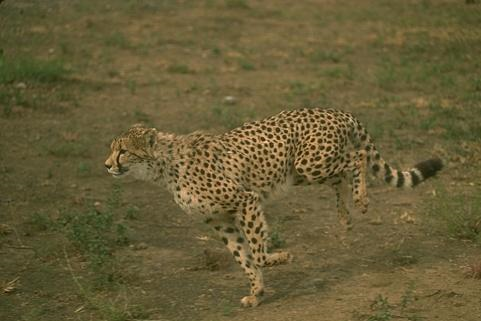
#> input picture cheetah.png, 481 x 321 px
$ jupyter execute hw2_assignment_coby_white.ipynb   (shell and % lines are left out)
#> lines starting #> are read from the running program, lines starting #| are printed output that depends on the picture; long printed decimals are rounded
# Histogram Equalization

Implement histogram equalization and apply to Cheetah.png. Update show_imghist() to take two images and produce a 2x2 grid of those images and their histograms. The first image should be the original image. The second image should be the histogram equalized image. Update the metadata to include YOUR NAME. Submit a clean ipynb file that can run and produce the requested output.

ECE472: Use skimage.exposure.equalize_hist() to perform the enhancement.

ECE572: Implement equalize_hist(image, nbins=256). Use skimage.exposure.histogram() to produce a histogram for the image along with associated bin centers. Use numpy.cumsum() to calculate the cumulative distribution for the histogram. Remember to rescale so CDF[-1] = 1. Use numpy.interp() to interpolate image intensity values given image.flat, the bin centers and the cumulative distribution function. Reshape the result to the shape of the input image.

BONUS: For bragging rights, implement equalize_hist(image, nbins=256, use_sqrt=False) where the use_sqrt argument controls whether to use histogram values $H_i$ or $\sqrt{H_i}$ when forming the cumulative distribution. Show the result of use_sqrt=False and use_sqrt=True.

[cell 1]
import matplotlib.pyplot as plt
import skimage
import numpy as np

from skimage import io
from skimage import exposure
from skimage.util import img_as_float32 as img_as_float


# Load packages need

[cell 2]
def print_imginfo(I):
    print(type(I))
    print(I.shape, I.dtype)
    print("Data Range: ", np.min(I), "to", np.max(I))
    # Print image type, image shape and dtype, image min and max values

[cell 3]
def show_imghist(I1, I2, I3):
    fig, ax = plt.subplots(3,2, figsize =(10,5))

    fig.subplots_adjust(hspace=0.75, wspace=0.0)

    ax[0,0].imshow(I1, cmap='gray', vmin=0.0, vmax=1.0)
    ax[0,0].set_axis_off()
    ax[0,0].set_title("Original Image")


    ax[0,1].hist(I1.ravel(), lw=0, bins=256)
    ax[0,1].set_xlim(0.0,1.0)
    ax[0,1].set_yticks([])
    ax[0,1].set_title("Original Image - Histogram")

    ax[1, 0].imshow(I2, cmap='gray', vmin=0.0, vmax=1.0)
    ax[1,0].set_axis_off()
    ax[1,0].set_title("Histogram Equalized Image")

    ax[1,1].hist(I2.ravel(), lw=0, bins=256)
    ax[1,1].set_xlim(0.0,1.0)
    ax[1,1].set_yticks([])
    ax[1,1].set_title("Histogram Equalized Image - Histogram")

    ax[2,0].imshow(I3, cmap='gray', vmin=0.0, vmax=1.0)
    ax[2,0].set_axis_off()
    ax[2,0].set_title("Square Rooted Image")

    ax[2,1].hist(I3.ravel(), lw=0, bins=256)
    ax[2,1].set_xlim(0.0,1.0)
    ax[2,1].set_yticks([])
    ax[2,1].set_title("Square Rooted Image - Histogram")


    # All students

[cell 4]
def equalize_hist(I1,nbins=256,use_sqrt=False):
    print("this runs")
    I2 = I1
    # TODO: don't use scikit-image exposure to do this, implement yourself according to instructions
    hist, bin_centers = exposure.histogram(I2, nbins=nbins)
    x = np.cumsum(hist)
    y = x/x[-1]
    z = np.interp(I2.flat, bin_centers, y)
    z = np.reshape(z,I1.shape)
    I2 = z
    if use_sqrt is True:
        I2 = np.sqrt(I2)

    # [4 lines of commented-out code are left out]
    return I2.astype(I1.dtype, copy=False)

[cell 5]
# Read input image, convert to float32
I1 = io.imread("./cheetah.png", as_gray = True)
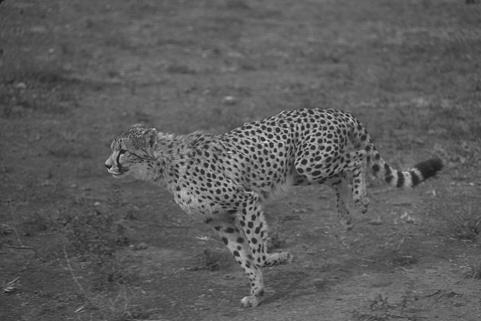
#> I1: shape (321, 481) float64; min 0.0531, max 0.867, mean 0.362
I1 = img_as_float(I1)

# Perform histogram equalization
I2 = equalize_hist(I1, nbins=256)
#> in equalize_hist, `hist, bin_centers = exposure.histogram(I2, nbins=nbins)`: hist = 256 values, max 3397 at index 103, min 0 at index 1, mean 603.1; bin_centers = 256 values from 0.0546 to 0.865
#> in equalize_hist, `x = np.cumsum(hist)`: x = 256 values from 1 to 154401
#> in equalize_hist, `y = x/x[-1]`: y = 256 values from 6.48e-06 to 1
#> in equalize_hist, `z = np.reshape(z,I1.shape)`:
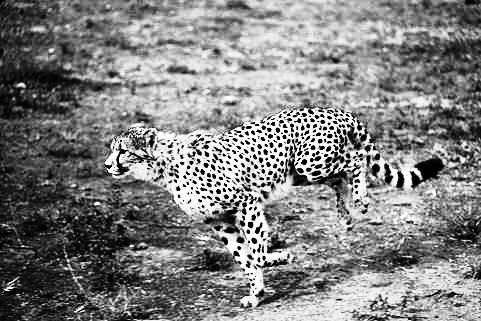
#> z: shape (321, 481) float64; min 6.48e-06, max 1, mean 0.507
I3 = equalize_hist(I1, nbins=256, use_sqrt = True)
#> call 2 of equalize_hist, with nbins = 256, use_sqrt = True
#> in equalize_hist (call 2), `I2 = np.sqrt(I2)`:
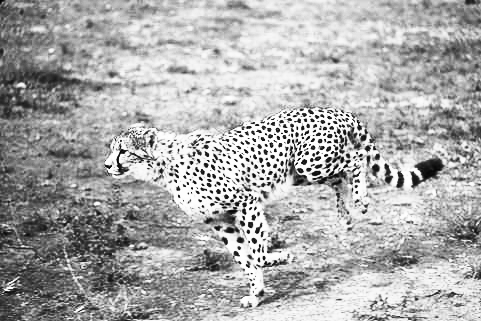
#> I2: shape (321, 481) float64; min 0.00254, max 1, mean 0.672


# Print image info for inputnbins image
print_imginfo(I1)
#| <class 'numpy.ndarray'>
#| (321, 481) float32
#| Data Range:  0.05305 to 0.8669

# Print image info for output image
print_imginfo(I2)
#| <class 'numpy.ndarray'>
#| (321, 481) float32
#| Data Range:  6.476642e-06 to 1.0
# Show both images and their histograms
show_imghist(I1, I2, I3)
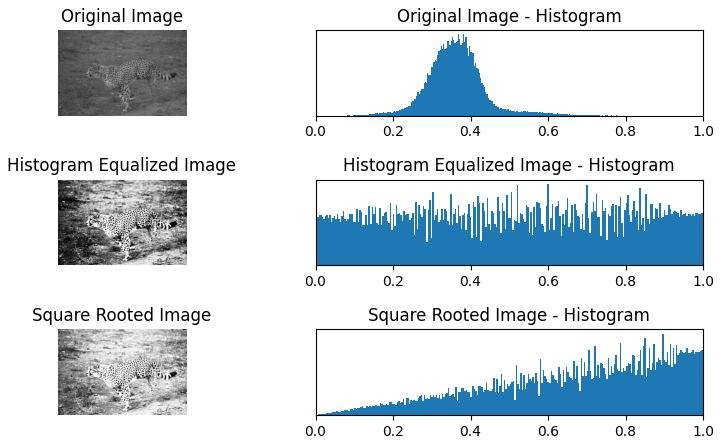
#> figure drawn by matplotlib, 6 panels
